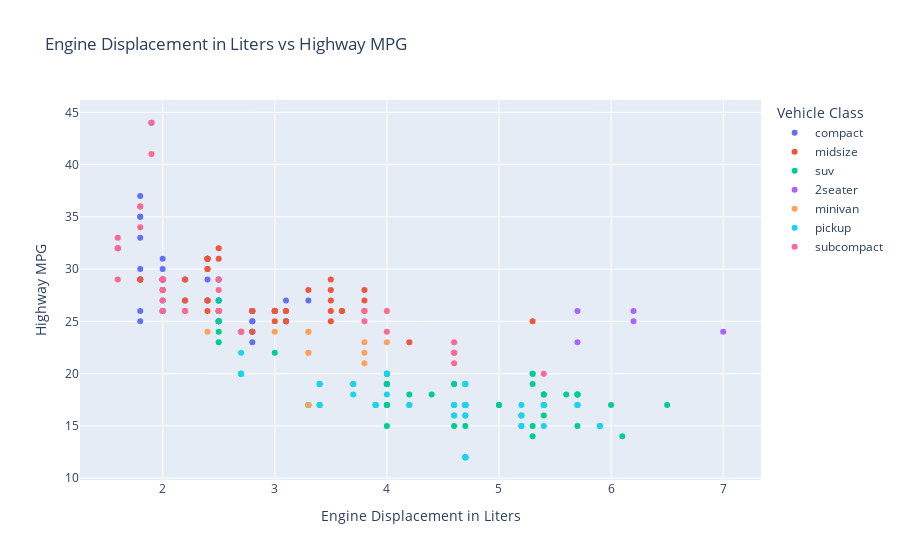

Source (notebook cell):
### Code cell
fig = px.scatter(
    mpg,
    x='displ',
    y='hwy',
    color='class',
    title='Engine Displacement in Liters vs Highway MPG',
    labels={
        'displ': 'Engine Displacement in Liters',
        'hwy': 'Highway MPG',
        'class': 'Vehicle Class'
    }
)

fig.show()

### Figure 1 — Plotly figure (JSON) as saved in the notebook; plotly's stock layout.template omitted (floating-point values rounded to 4 significant figures)
{"data": [{"hovertemplate": "Vehicle Class=compact<br>Engine Displacement in Liters=%{x}<br>Highway MPG=%{y}<extra></extra>", "legendgroup": "compact", "marker": {"color": "#636efa", "symbol": "circle"}, "mode": "markers", "name": "compact", "orientation": "v", "showlegend": true, "type": "scatter", "x": [1.8, 1.8, 2.0, 2.0, 2.8, 2.8, 3.1, 1.8, 1.8, 2.0, 2.0, 2.8, 2.8, 3.1, 3.1, 2.4, 2.4, 2.5, 2.5, 2.5, 2.5, 2.2, 2.2, 2.4, 2.4, 3.0, 3.0, 3.3, 1.8, 1.8, 1.8, 1.8, 1.8, 2.0, 2.0, 2.0, 2.0, 2.8, 1.9, 2.0, 2.0, 2.0, 2.0, 2.5, 2.5, 2.8, 2.8], "xaxis": "x", "y": [29, 29, 31, 30, 26, 26, 27, 26, 25, 28, 27, 25, 25, 25, 25, 29, 27, 25, 27, 25, 27, 27, 29, 31, 31, 26, 26, 27, 30, 33, 35, 37, 35, 29, 26, 29, 29, 24, 44, 29, 26, 29, 29, 29, 29, 23, 24], "yaxis": "y"}, {"hovertemplate": "Vehicle Class=midsize<br>Engine Displacement in Liters=%{x}<br>Highway MPG=%{y}<extra></extra>", "legendgroup": "midsize", "marker": {"color": "#EF553B", "symbol": "circle"}, "mode": "markers", "name": "midsize", "orientation": "v", "showlegend": true, "type": "scatter", "x": [2.8, 3.1, 4.2, 2.4, 2.4, 3.1, 3.5, 3.6, 2.4, 2.4, 2.4, 2.4, 2.5, 2.5, 3.3, 2.5, 2.5, 3.5, 3.5, 3.0, 3.0, 3.5, 3.1, 3.8, 3.8, 3.8, 5.3, 2.2, 2.2, 2.4, 2.4, 3.0, 3.0, 3.5, 1.8, 1.8, 2.0, 2.0, 2.8, 2.8, 3.6], "xaxis": "x", "y": [24, 25, 23, 27, 30, 26, 29, 26, 26, 27, 30, 31, 26, 26, 28, 31, 32, 27, 26, 26, 25, 25, 26, 26, 27, 28, 25, 29, 27, 31, 31, 26, 26, 28, 29, 29, 28, 29, 26, 26, 26], "yaxis": "y"}, {"hovertemplate": "Vehicle Class=suv<br>Engine Displacement in Liters=%{x}<br>Highway MPG=%{y}<extra></extra>", "legendgroup": "suv", "marker": {"color": "#00cc96", "symbol": "circle"}, "mode": "markers", "name": "suv", "orientation": "v", "showlegend": true, "type": "scatter", "x": [5.3, 5.3, 5.3, 5.7, 6.0, 5.3, 5.3, 5.7, 6.5, 3.9, 4.7, 4.7, 4.7, 5.2, 5.7, 5.9, 4.6, 5.4, 5.4, 4.0, 4.0, 4.0, 4.0, 4.6, 5.0, 3.0, 3.7, 4.0, 4.7, 4.7, 4.7, 5.7, 6.1, 4.0, 4.2, 4.4, 4.6, 5.4, 5.4, 5.4, 4.0, 4.0, 4.6, 5.0, 3.3, 3.3, 4.0, 5.6, 2.5, 2.5, 2.5, 2.5, 2.5, 2.5, 2.7, 2.7, 3.4, 3.4, 4.0, 4.7, 4.7, 5.7], "xaxis": "x", "y": [20, 15, 20, 17, 17, 19, 14, 15, 17, 17, 17, 12, 17, 16, 18, 15, 17, 17, 18, 17, 19, 17, 19, 19, 17, 22, 19, 20, 17, 12, 19, 18, 14, 15, 18, 18, 15, 17, 16, 18, 17, 19, 19, 17, 17, 17, 20, 18, 25, 24, 27, 25, 26, 23, 20, 20, 19, 17, 20, 17, 15, 18], "yaxis": "y"}, {"hovertemplate": "Vehicle Class=2seater<br>Engine Displacement in Liters=%{x}<br>Highway MPG=%{y}<extra></extra>", "legendgroup": "2seater", "marker": {"color": "#ab63fa", "symbol": "circle"}, "mode": "markers", "name": "2seater", "orientation": "v", "showlegend": true, "type": "scatter", "x": [5.7, 5.7, 6.2, 6.2, 7.0], "xaxis": "x", "y": [26, 23, 26, 25, 24], "yaxis": "y"}, {"hovertemplate": "Vehicle Class=minivan<br>Engine Displacement in Liters=%{x}<br>Highway MPG=%{y}<extra></extra>", "legendgroup": "minivan", "marker": {"color": "#FFA15A", "symbol": "circle"}, "mode": "markers", "name": "minivan", "orientation": "v", "showlegend": true, "type": "scatter", "x": [2.4, 3.0, 3.3, 3.3, 3.3, 3.3, 3.3, 3.8, 3.8, 3.8, 4.0], "xaxis": "x", "y": [24, 24, 22, 22, 24, 24, 17, 22, 21, 23, 23], "yaxis": "y"}, {"hovertemplate": "Vehicle Class=pickup<br>Engine Displacement in Liters=%{x}<br>Highway MPG=%{y}<extra></extra>", "legendgroup": "pickup", "marker": {"color": "#19d3f3", "symbol": "circle"}, "mode": "markers", "name": "pickup", "orientation": "v", "showlegend": true, "type": "scatter", "x": [3.7, 3.7, 3.9, 3.9, 4.7, 4.7, 4.7, 5.2, 5.2, 4.7, 4.7, 4.7, 4.7, 4.7, 4.7, 5.2, 5.2, 5.7, 5.9, 4.2, 4.2, 4.6, 4.6, 4.6, 5.4, 5.4, 2.7, 2.7, 2.7, 3.4, 3.4, 4.0, 4.0], "xaxis": "x", "y": [19, 18, 17, 17, 19, 19, 12, 17, 15, 16, 12, 17, 17, 16, 12, 15, 16, 17, 15, 17, 17, 16, 16, 17, 15, 17, 20, 20, 22, 17, 19, 18, 20], "yaxis": "y"}, {"hovertemplate": "Vehicle Class=subcompact<br>Engine Displacement in Liters=%{x}<br>Highway MPG=%{y}<extra></extra>", "legendgroup": "subcompact", "marker": {"color": "#FF6692", "symbol": "circle"}, "mode": "markers", "name": "subcompact", "orientation": "v", "showlegend": true, "type": "scatter", "x": [3.8, 3.8, 4.0, 4.0, 4.6, 4.6, 4.6, 4.6, 5.4, 1.6, 1.6, 1.6, 1.6, 1.6, 1.8, 1.8, 1.8, 2.0, 2.0, 2.0, 2.0, 2.0, 2.7, 2.7, 2.7, 2.2, 2.2, 2.5, 2.5, 1.9, 1.9, 2.0, 2.0, 2.5, 2.5], "xaxis": "x", "y": [26, 25, 26, 24, 21, 22, 23, 22, 20, 33, 32, 32, 29, 32, 34, 36, 36, 29, 26, 29, 28, 27, 24, 24, 24, 26, 26, 26, 26, 44, 41, 29, 26, 28, 29], "yaxis": "y"}], "layout": {"legend": {"title": {"text": "Vehicle Class"}, "tracegroupgap": 0}, "title": {"text": "Engine Displacement in Liters vs Highway MPG"}, "xaxis": {"anchor": "y", "domain": [0.0, 1.0], "title": {"text": "Engine Displacement in Liters"}}, "yaxis": {"anchor": "x", "domain": [0.0, 1.0], "title": {"text": "Highway MPG"}}}}
